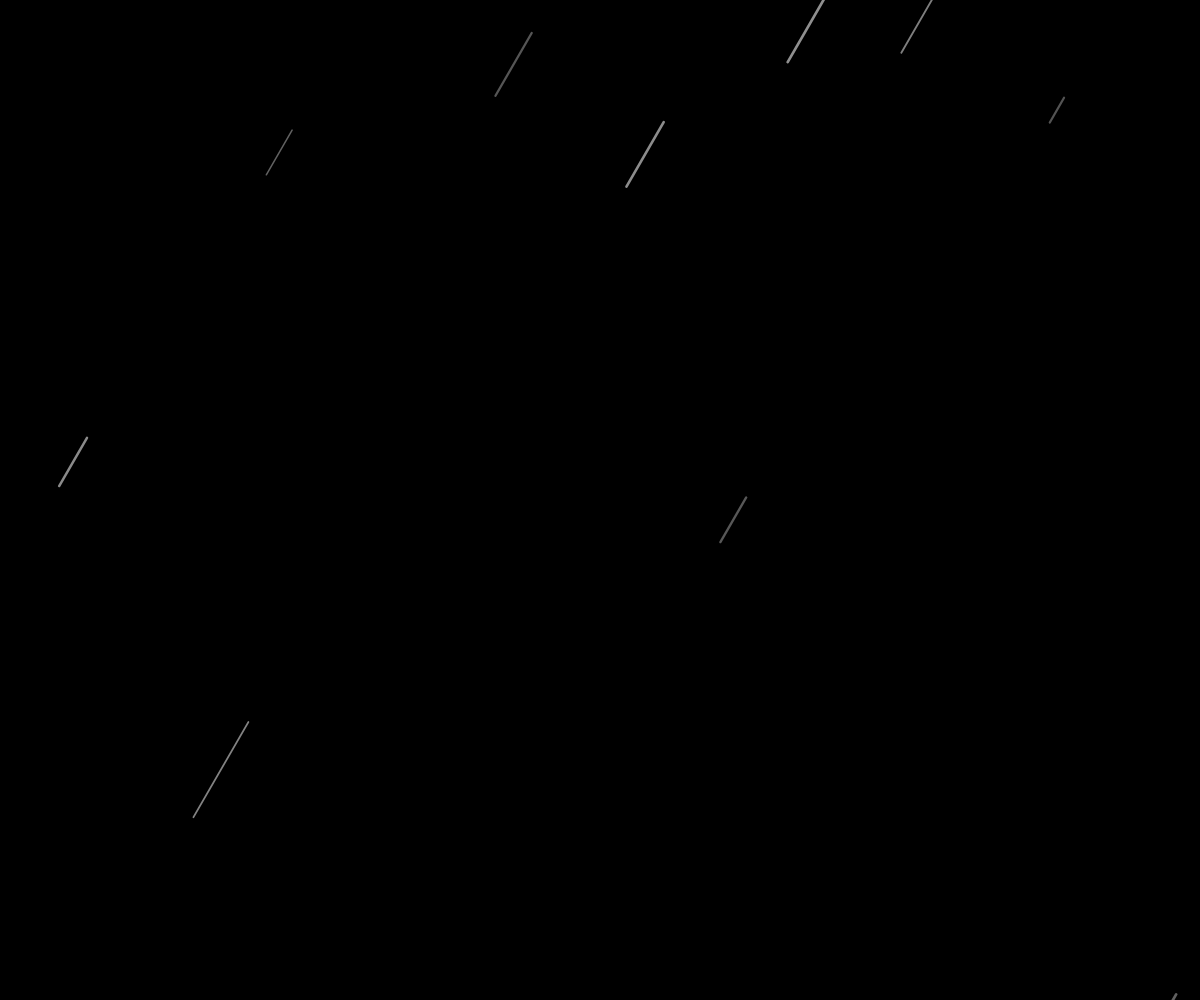
Frame 1 (no input)
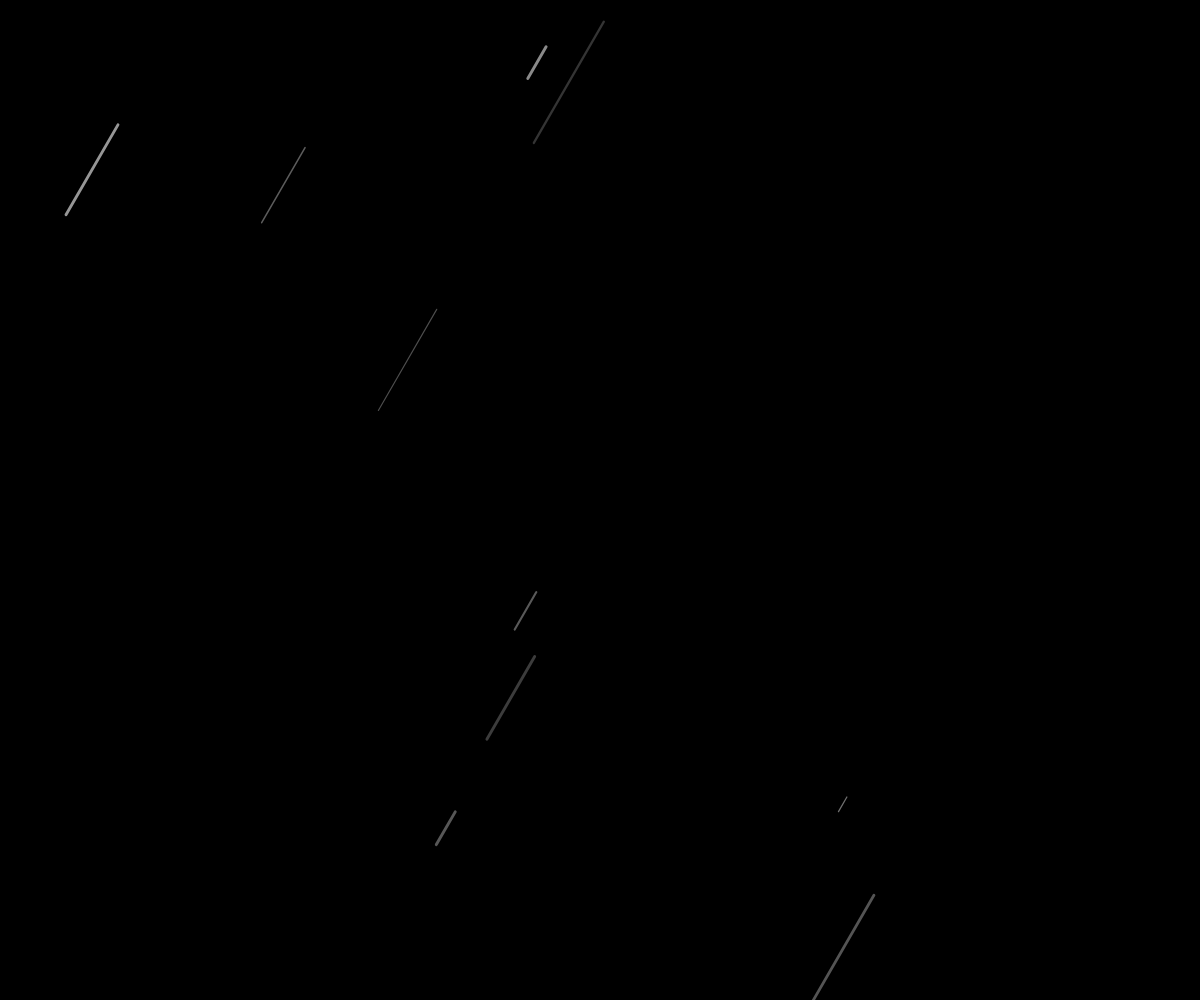
Frame 60 (no input)
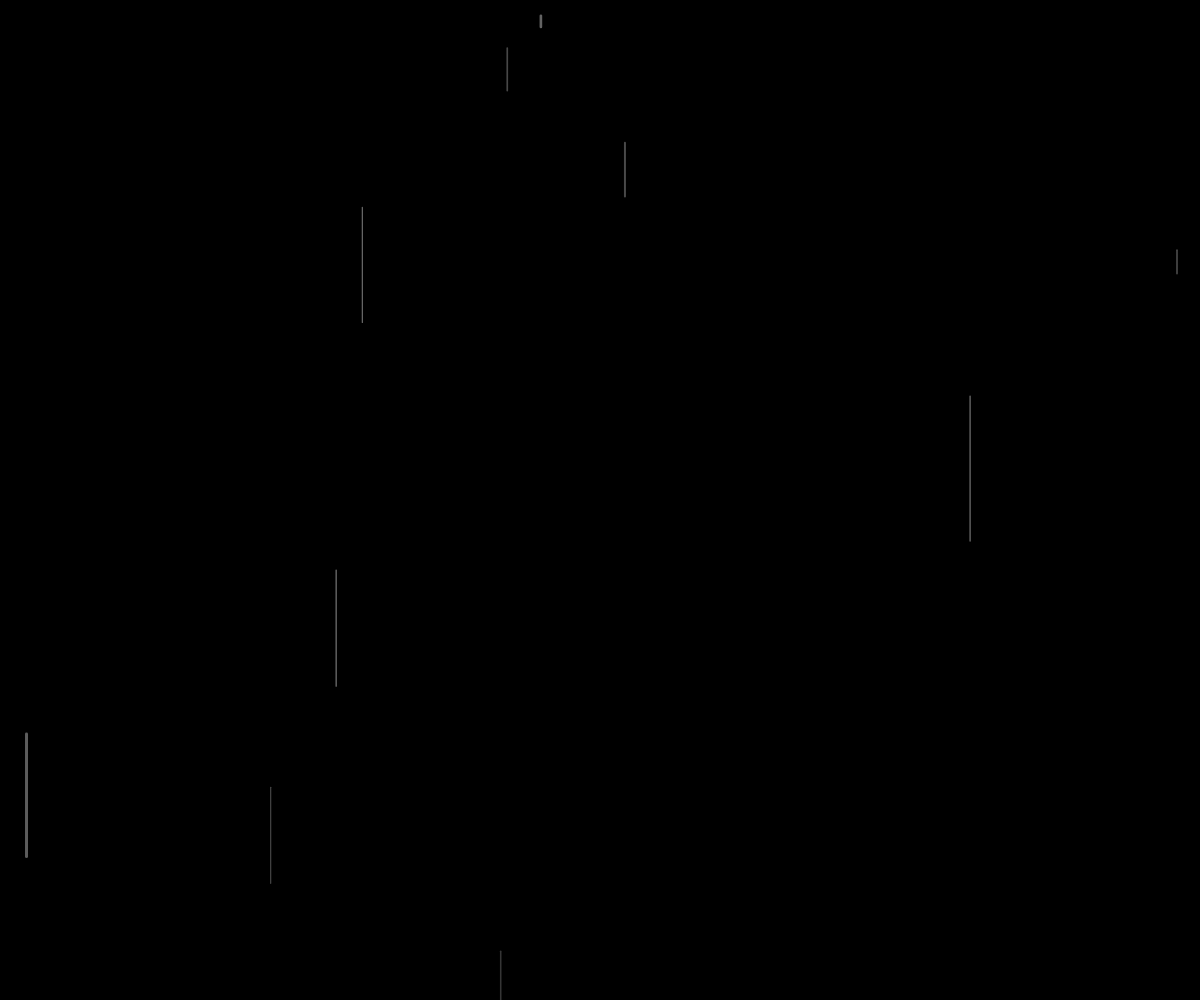
Frame 120 (the mouse pressed at the canvas centre since frame 60)

The p5.js sketch that drew these frames (run headless with seeded random() and noise() and a simulated clock; from frame 60 on, the mouse is pressed at the canvas centre):

// p5.js sketch
// ── sketch.js
function setup() {
	createCanvas(windowWidth, windowHeight);
}

function windowResized() {
	resizeCanvas(windowWidth, windowHeight);
}

function draw() {
	background(0);

	// interazione mouse (rotazione)
	let offsetX = mouseX - width / 2;
	let maxOffset = width / 2;
	let inclinazione = map(offsetX, -maxOffset, maxOffset, -PI / 6, PI / 6); 

	for (let i = 0; i < 10; i++) {
		let gl = random(10, 150);
		let gx = random(0, width);
		let gy = random(-gl, height);

		let dx = sin(inclinazione) * gl;
		let dy = cos(inclinazione) * gl;

		strokeWeight(random(1, 3));
		stroke(255, random(50, 150));
		line(gx, gy, gx + dx, gy + dy);
	}
}
